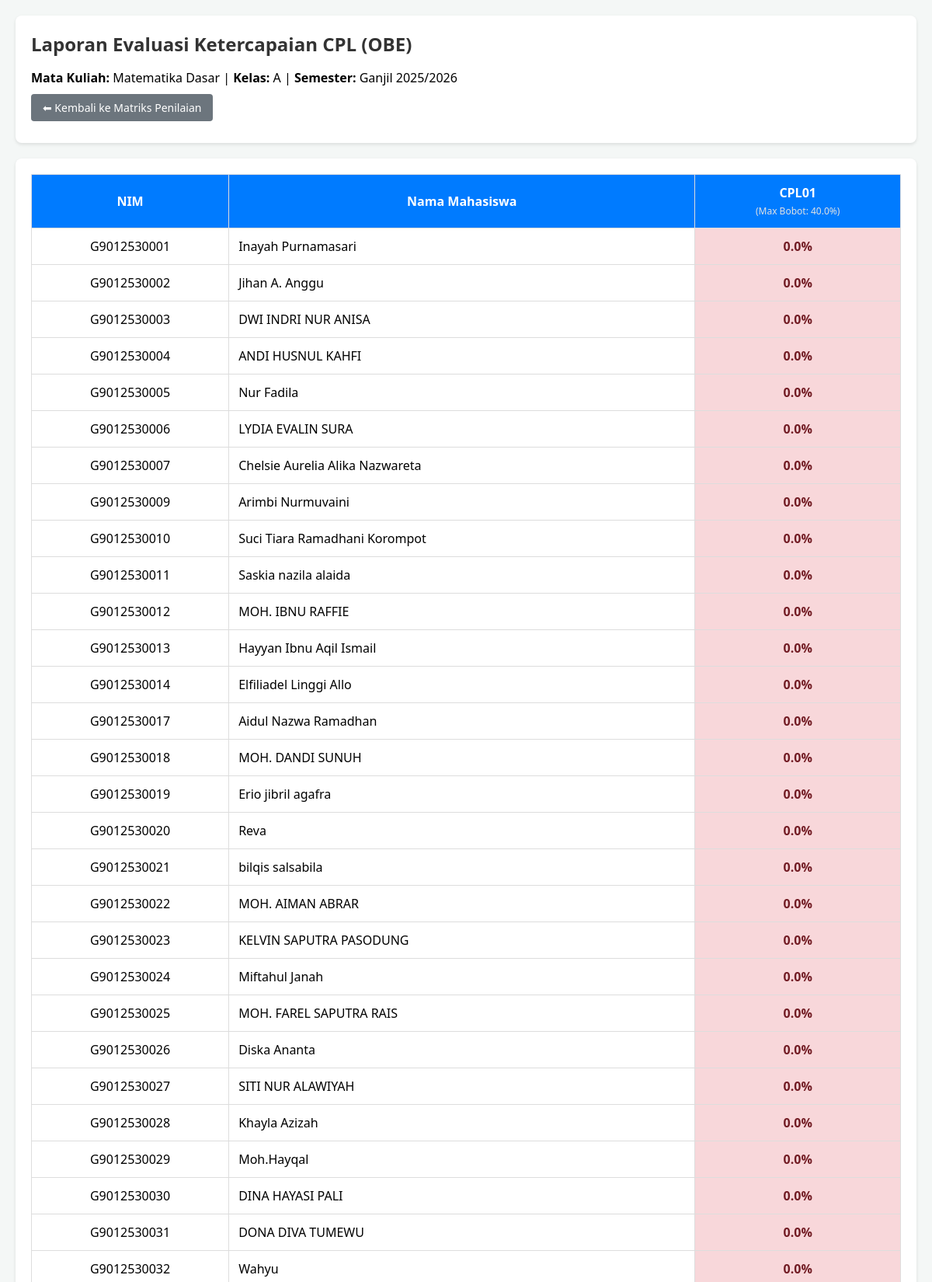
Screenshot of /assessments/kelas/1/report/ (upper part) with the database file from the repository.
### assessments/models.py (models this page shows, shortened)
class Kelas(models.Model):
    mata_kuliah = models.ForeignKey(MataKuliah, on_delete=models.CASCADE, related_name='kelas_dibuka')
    nama_kelas = models.CharField(max_length=10, help_text="Contoh: A, B, atau DS-01")
    tahun_akademik = models.CharField(max_length=20, help_text="Contoh: Ganjil 2025/2026")
    class Meta:
        verbose_name_plural = "Kelas Perkuliahan"

class PesertaKelas(models.Model):
    kelas = models.ForeignKey(Kelas, on_delete=models.CASCADE, related_name='peserta')
    mahasiswa = models.ForeignKey(Mahasiswa, on_delete=models.CASCADE, related_name='kelas_diikuti')
    class Meta:
        verbose_name_plural = "Peserta Kelas"
        unique_together = ('kelas', 'mahasiswa') # Mencegah mahasiswa terdaftar 2x di kelas yang sama

class Mahasiswa(models.Model):
    nim = models.CharField(max_length=20, unique=True)
    nama = models.CharField(max_length=150)
    angkatan = models.PositiveIntegerField(help_text="Contoh: 2024")
    class Meta:
        verbose_name_plural = "Mahasiswa"

### curriculum/models.py (models this page shows, shortened)
class MataKuliah(models.Model):
    kode = models.CharField(max_length=20, unique=True)
    nama = models.CharField(max_length=150, help_text="Contoh: Pengantar Sains Data")
    sks = models.PositiveIntegerField(default=3)
    semester = models.PositiveIntegerField()
    deskripsi = models.TextField()
    class Meta:
        verbose_name_plural = "Mata Kuliah"

class CPL(models.Model):
    kode = models.CharField(max_length=10, unique=True, help_text="Contoh: PLO1 atau CPL01")
    deskripsi = models.TextField()
    profil_lulusan = models.ManyToManyField(
        ProfilLulusan,
        related_name='cpl_terkait',
        help_text="Pilih profil lulusan yang ditunjang oleh CPL ini"
    )
    class Meta:
        verbose_name_plural = "Capaian Pembelajaran Lulusan (CPL)"

### assessments/views.py (the view, shortened to what this page needs)
# urls.py: path('kelas/<int:kelas_id>/report/', views.cpl_report, name='cpl_report'),
def cpl_report(request, kelas_id):
    kelas = get_object_or_404(Kelas, id=kelas_id)
    peserta_kelas = kelas.peserta.select_related('mahasiswa').all().order_by('mahasiswa__nim')
    cpl_list = CPL.objects.filter(cpmk_terkait__mata_kuliah=kelas.mata_kuliah).distinct().order_by('kode')
    sub_cpmks = SubCPMK.objects.filter(cpmk__mata_kuliah=kelas.mata_kuliah).prefetch_related('cpmk__cpl')
    cpl_max_weights = {cpl.id: 0 for cpl in cpl_list}
    for sub in sub_cpmks:
        for cpl in sub.cpmk.cpl.all():
            if cpl.id in cpl_max_weights:
                cpl_max_weights[cpl.id] += float(sub.bobot_persentase)
    student_cpl_scores = {p.id: {cpl.id: 0 for cpl in cpl_list} for p in peserta_kelas}
    semua_nilai = NilaiSubCPMK.objects.filter(peserta__kelas=kelas).select_related('sub_cpmk')
    for p_id in student_cpl_scores:
        for c_id in student_cpl_scores[p_id]:
            max_w = cpl_max_weights[c_id]
            if max_w > 0:
                persentase = (student_cpl_scores[p_id][c_id] / (max_w / 100.0)) / 100.0
                student_cpl_scores[p_id][c_id] = round(persentase, 2)
            else:
                student_cpl_scores[p_id][c_id] = 0
    context = {
        'kelas': kelas,
        'peserta_kelas': peserta_kelas,
        'cpl_list': cpl_list,
        'cpl_max_weights': cpl_max_weights,
        'student_cpl_scores': student_cpl_scores,
    }
    return render(request, 'assessments/cpl_report.html', context)

### assessments/templates/assessments/cpl_report.html (shortened to what this page needs)
<!DOCTYPE html>
<html lang="id">
<head>
</head>
<body>
    <div class="header-box">
        <h1>Laporan Evaluasi Ketercapaian CPL (OBE)</h1>
        <p><strong>Mata Kuliah:</strong> {{ kelas.mata_kuliah.nama }} | <strong>Kelas:</strong> {{ kelas.nama_kelas }} | <strong>Semester:</strong> {{ kelas.tahun_akademik }}</p>
        <div class="nav-links">
            <a href="{% url 'assessments:grading_spreadsheet' kelas.id %}">⬅ Kembali ke Matriks Penilaian</a>
        </div>
    </div>
    <div class="table-container">
        <table>
            <thead>
                <tr>
                    <th>NIM</th>
                    <th>Nama Mahasiswa</th>
                    {% for cpl in cpl_list %}
                        <th title="{{ cpl.deskripsi }}">
                            {{ cpl.kode }}<br>
                            <span style="font-size: 12px; font-weight: normal; color: #e2e2e2;">(Max Bobot: {{ cpl_max_weights|dictsort:"0"|default:"" }}{% for key, value in cpl_max_weights.items %}{% if key == cpl.id %}{{ value }}%{% endif %}{% endfor %})</span>
                        </th>
                    {% endfor %}
                </tr>
            </thead>
            <tbody>
                {% for p in peserta_kelas %}
                    <tr>
                        <td>{{ p.mahasiswa.nim }}</td>
                        <td class="text-left">{{ p.mahasiswa.nama }}</td>
                        {% for cpl in cpl_list %}
                            {% for pid, cpl_data in student_cpl_scores.items %}
                                {% if pid == p.id %}
                                    {% for cid, score in cpl_data.items %}
                                        {% if cid == cpl.id %}
                                            <td class="
                                                {% if score >= 80 %}grade-excellent
                                                {% elif score >= 60 %}grade-good
                                                {% else %}grade-poor
                                                {% endif %}
                                            ">
                                                {{ score }}%
                                            </td>
                                        {% endif %}
                                    {% endfor %}
                                {% endif %}
                            {% endfor %}
                        {% endfor %}
                    </tr>
                {% empty %}
                    <tr>
                        <td colspan="100%">Belum ada data mahasiswa.</td>
                    </tr>
                {% endfor %}
            </tbody>
        </table>
    </div>
</body>
</html>

### assessments/templates/assessments/cpl_report.html (style rules this page uses)
body { font-family: 'Segoe UI', Tahoma, Geneva, Verdana, sans-serif; background-color: #f4f7f6; margin: 0; padding: 20px; }
.header-box { background: #fff; padding: 20px; border-radius: 8px; box-shadow: 0 2px 4px rgba(0,0,0,0.1); margin-bottom: 20px; }
h1 { margin: 0 0 10px 0; color: #333; font-size: 24px; }
.table-container { overflow-x: auto; background: #fff; border-radius: 8px; box-shadow: 0 2px 4px rgba(0,0,0,0.1); padding: 20px; }
table { border-collapse: collapse; width: 100%; }
th, td { border: 1px solid #ddd; padding: 12px; text-align: center; }
th { background-color: #007bff; color: white; font-weight: 600; }
td.text-left { text-align: left; }
.grade-poor { background-color: #f8d7da; color: #721c24; font-weight: bold; }
.nav-links { margin-bottom: 15px; }
.nav-links a { text-decoration: none; background: #6c757d; color: white; padding: 8px 15px; border-radius: 4px; font-size: 14px; }

### rows the page displays
Kelas: mata_kuliah.nama "Matematika Dasar", nama_kelas "A", tahun_akademik "Ganjil 2025/2026"
CPL: kode "CPL01", cpl_max_weights "40.0", cpl_data "0.0" "0.0" "0.0" "0.0" "0.0" "0.0" "0.0" "0.0" "0.0" "0.0" "0.0" "0.0" "0.0" "0.0" "0.0" "0.0" "0.0" "0.0" "0.0" "0.0" "0.0" "0.0" "0.0" "0.0" "0.0" "0.0" "0.0" "0.0" "0.0"
PesertaKelas: mahasiswa.nim "G9012530001", mahasiswa.nama "Inayah Purnamasari"
PesertaKelas: mahasiswa.nim "G9012530002", mahasiswa.nama "Jihan A. Anggu"
PesertaKelas: mahasiswa.nim "G9012530003", mahasiswa.nama "DWI INDRI NUR ANISA"
PesertaKelas: mahasiswa.nim "G9012530004", mahasiswa.nama "ANDI HUSNUL KAHFI"
PesertaKelas: mahasiswa.nim "G9012530005", mahasiswa.nama "Nur Fadila"
PesertaKelas: mahasiswa.nim "G9012530006", mahasiswa.nama "LYDIA EVALIN SURA"
PesertaKelas: mahasiswa.nim "G9012530007", mahasiswa.nama "Chelsie Aurelia Alika Nazwareta"
PesertaKelas: mahasiswa.nim "G9012530009", mahasiswa.nama "Arimbi Nurmuvaini"
PesertaKelas: mahasiswa.nim "G9012530010", mahasiswa.nama "Suci Tiara Ramadhani Korompot"
PesertaKelas: mahasiswa.nim "G9012530011", mahasiswa.nama "Saskia nazila alaida"
PesertaKelas: mahasiswa.nim "G9012530012", mahasiswa.nama "MOH. IBNU RAFFIE"
PesertaKelas: mahasiswa.nim "G9012530013", mahasiswa.nama "Hayyan Ibnu Aqil Ismail"
PesertaKelas: mahasiswa.nim "G9012530014", mahasiswa.nama "Elfiliadel Linggi Allo"
PesertaKelas: mahasiswa.nim "G9012530017", mahasiswa.nama "Aidul Nazwa Ramadhan"
PesertaKelas: mahasiswa.nim "G9012530018", mahasiswa.nama "MOH. DANDI SUNUH"
PesertaKelas: mahasiswa.nim "G9012530019", mahasiswa.nama "Erio jibril agafra"
PesertaKelas: mahasiswa.nim "G9012530020", mahasiswa.nama "Reva"
PesertaKelas: mahasiswa.nim "G9012530021", mahasiswa.nama "bilqis salsabila"
PesertaKelas: mahasiswa.nim "G9012530022", mahasiswa.nama "MOH. AIMAN ABRAR"
PesertaKelas: mahasiswa.nim "G9012530023", mahasiswa.nama "KELVIN SAPUTRA PASODUNG"
PesertaKelas: mahasiswa.nim "G9012530024", mahasiswa.nama "Miftahul Janah"
PesertaKelas: mahasiswa.nim "G9012530025", mahasiswa.nama "MOH. FAREL SAPUTRA RAIS"
PesertaKelas: mahasiswa.nim "G9012530026", mahasiswa.nama "Diska Ananta"
PesertaKelas: mahasiswa.nim "G9012530027", mahasiswa.nama "SITI NUR ALAWIYAH"
PesertaKelas: mahasiswa.nim "G9012530028", mahasiswa.nama "Khayla Azizah"
PesertaKelas: mahasiswa.nim "G9012530029", mahasiswa.nama "Moh.Hayqal"
PesertaKelas: mahasiswa.nim "G9012530030", mahasiswa.nama "DINA HAYASI PALI"
PesertaKelas: mahasiswa.nim "G9012530031", mahasiswa.nama "DONA DIVA TUMEWU"
PesertaKelas: mahasiswa.nim "G9012530032", mahasiswa.nama "Wahyu"
